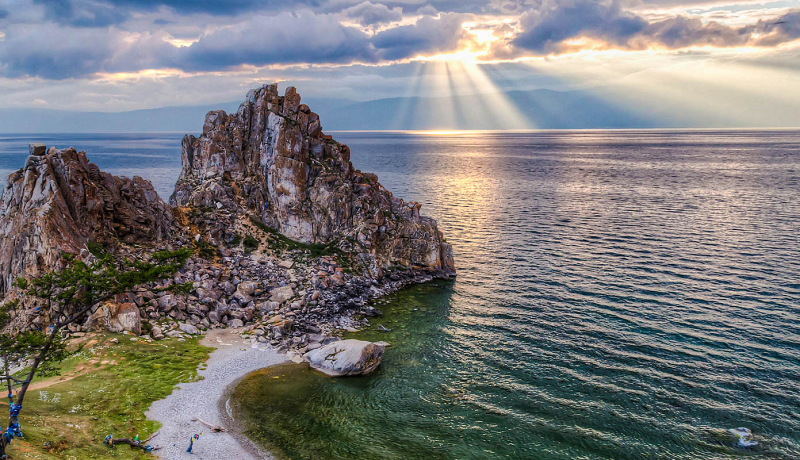
#> input picture data/test.jpg, 1600 x 920 px (shown at 1/2 size)
$ python colors.py
#> lines starting #> are read from the running program, lines starting #| are printed output that depends on the picture; after the words box and inside, x2 and y2 are one past the last pixel; in counts of white or black regions, pixels touching at a corner belong together
#> further down, image1 is the input picture: shape (920, 1600, 3); mean B, G, R 119.8, 120.9, 121.9
import cv2
import numpy as np
import matplotlib.pyplot as plt
from copy import deepcopy

def segment_color(image, lower_bound, upper_bound):
    """Функция для сегментации по цвету в HSV пространстве"""
    hsv_image = cv2.cvtColor(image, cv2.COLOR_BGR2HSV)
#> hsv_image: shape (920, 1600, 3); mean H, S, V 75.9, 70.4, 136.1
    mask = cv2.inRange(hsv_image, lower_bound, upper_bound)
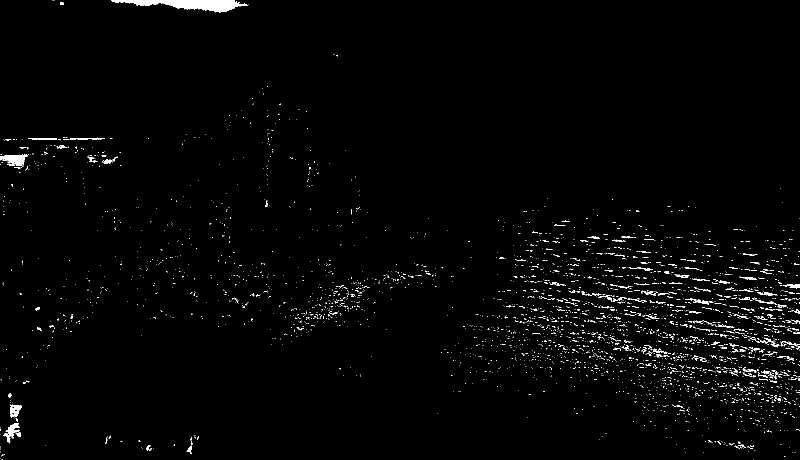
#> mask: shape (920, 1600) (shown at 1/2 size); 1.5% white; 3315 white regions (3159 under 20 px), largest, box (x1, y1, x2, y2) and area: (222, 0, 496, 25) 3481, (0, 308, 55, 332) 717, (7, 846, 39, 887) 477
    segmented_image = cv2.bitwise_and(image, image, mask=mask)
    return mask, segmented_image

def display_images(images, titles, rows, cols, figsize=(15, 10)):
    """Функция для отображения нескольких изображений"""
#> called with rows = 1, cols = 3, figsize = (12, 6)
    plt.figure(figsize=figsize)
    for i, (img, title) in enumerate(zip(images, titles)):
        plt.subplot(rows, cols, i+1)
        if len(img.shape) == 2:
            plt.imshow(img, cmap='gray')
        else:
            plt.imshow(cv2.cvtColor(img, cv2.COLOR_BGR2RGB))
        plt.title(title)
        plt.axis('off')
#> this loop made 3 passes
#> title on passes 1 to 3: 'Original Image', 'Mask', 'Segmented Image'
    plt.tight_layout()
    plt.show()

print("=== Часть 1: Сегментация синего цвета ===")
image1 = cv2.imread('data/test.jpg')
if image1 is None:
    print("Ошибка: Не удалось загрузить изображение 'data/test.jpg'")
else:
    lower_blue = np.array([100, 150, 0])
    upper_blue = np.array([140, 255, 255])

    mask, segmented_image = segment_color(image1, lower_blue, upper_blue)

    images = [image1, mask, segmented_image]
    titles = ['Original Image', 'Mask', 'Segmented Image']
    display_images(images, titles, 1, 3, (12, 6))

print("\n=== Часть 2: Детекция кожи ===")
image2 = cv2.imread('data/test2.jpg')
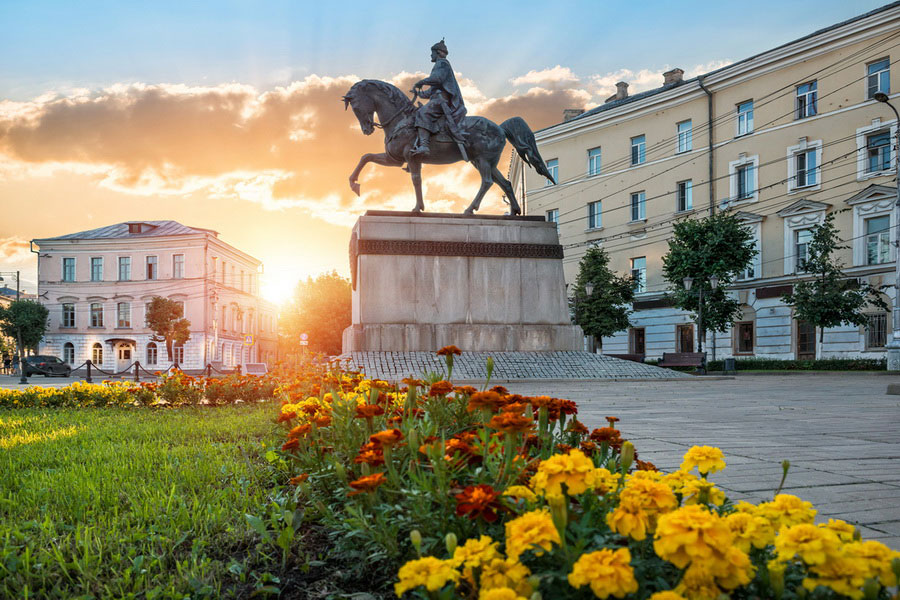
#> input picture data/test2.jpg, 900 x 600 px
#> image2 is the input picture: shape (600, 900, 3); mean B, G, R 110.6, 135.4, 139.7
if image2 is None:
    print("Ошибка: Не удалось загрузить изображение 'data/test2.jpg'")
else:
    img_HSV = cv2.cvtColor(image2, cv2.COLOR_BGR2HSV)
#> img_HSV: shape (600, 900, 3); mean H, S, V 53.4, 95.5, 153
    HSV_mask = cv2.inRange(img_HSV, (0, 15, 0), (17, 170, 255))
#> HSV_mask: shape (600, 900); 18.4% white; 1675 white regions (1529 under 20 px), largest, box (x1, y1, x2, y2) and area: (0, 75, 558, 409) 71727, (0, 168, 176, 242) 6464, (455, 66, 624, 131) 4515
    HSV_mask = cv2.morphologyEx(HSV_mask, cv2.MORPH_OPEN, np.ones((3,3), np.uint8))
#> HSV_mask: shape (600, 900); 15.7% white; 258 white regions (131 under 20 px), largest, box (x1, y1, x2, y2) and area: (0, 76, 453, 199) 32160, (297, 200, 544, 356) 17014, (83, 227, 304, 381) 13427

    img_YCrCb = cv2.cvtColor(image2, cv2.COLOR_BGR2YCrCb)
#> img_YCrCb: shape (600, 900, 3); mean of channels 0, 1, 2 133.8, 132.2, 114.9
    YCrCb_mask = cv2.inRange(img_YCrCb, (0, 135, 85), (255, 180, 135))
#> YCrCb_mask: shape (600, 900); 24.4% white; 1179 white regions (1029 under 20 px), largest, box (x1, y1, x2, y2) and area: (0, 76, 520, 422) 95615, (330, 374, 578, 498) 8002, (462, 67, 620, 131) 4160
    YCrCb_mask = cv2.morphologyEx(YCrCb_mask, cv2.MORPH_OPEN, np.ones((3,3), np.uint8))
#> YCrCb_mask: shape (600, 900); 22.2% white; 252 white regions (107 under 20 px), largest, box (x1, y1, x2, y2) and area: (0, 77, 510, 418) 92071, (464, 67, 617, 131) 4024, (459, 386, 578, 487) 2916

    global_mask = cv2.bitwise_and(YCrCb_mask, HSV_mask)
#> global_mask: shape (600, 900); 13.7% white; 209 white regions (110 under 20 px), largest, box (x1, y1, x2, y2) and area: (0, 77, 453, 198) 30875, (342, 200, 510, 356) 12968, (88, 227, 282, 381) 12534
    global_mask = cv2.medianBlur(global_mask, 3)
#> global_mask: shape (600, 900); 13.7% white; 171 white regions (89 under 20 px), largest, box (x1, y1, x2, y2) and area: (0, 77, 453, 199) 31333, (342, 200, 510, 360) 13097, (86, 227, 282, 385) 12926
    global_mask = cv2.morphologyEx(global_mask, cv2.MORPH_OPEN, np.ones((4,4), np.uint8))
#> global_mask: shape (600, 900); 13.1% white; 87 white regions (12 under 20 px)

    HSV_result = cv2.bitwise_and(image2, image2, mask=HSV_mask)
    YCrCb_result = cv2.bitwise_and(image2, image2, mask=YCrCb_mask)
    global_result = cv2.bitwise_and(image2, image2, mask=global_mask)

    img_resized = cv2.resize(image2, (640, 480))
    HSV_result = cv2.resize(HSV_result, (640, 480))
#> HSV_result: shape (480, 640, 3)
    YCrCb_result = cv2.resize(YCrCb_result, (640, 480))
#> YCrCb_result: shape (480, 640, 3)
    global_result = cv2.resize(global_result, (640, 480))
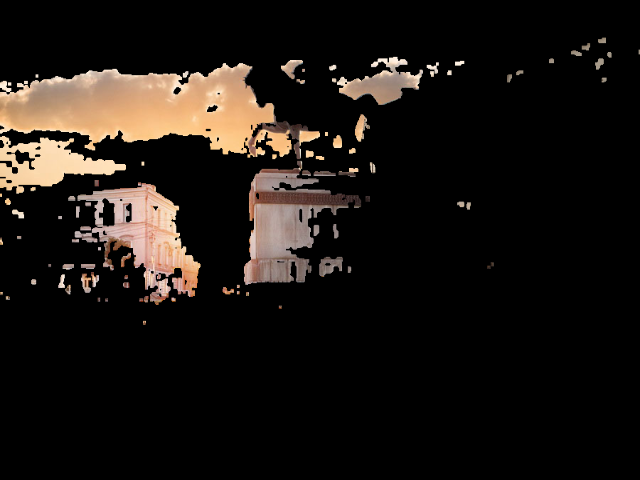
#> global_result: shape (480, 640, 3); mean B, G, R 18.1, 22, 27

    images = [img_resized, HSV_result, YCrCb_result, global_result]
    titles = ['Original Image', 'HSV Detection', 'YCrCb Detection', 'Combined Detection']
    display_images(images, titles, 2, 2, (15, 10))
#> the loop in display_images (call 2), `for i, (img, title) in enumerate(zip(images, titles)):` made 4 passes

print("\n=== Часть 3: Поиск контуров ===")
if 'image2' in locals() and image2 is not None:
    img_contour1 = deepcopy(image2)
    _, thresh_img = cv2.threshold(img_contour1, 100, 255, cv2.THRESH_BINARY)
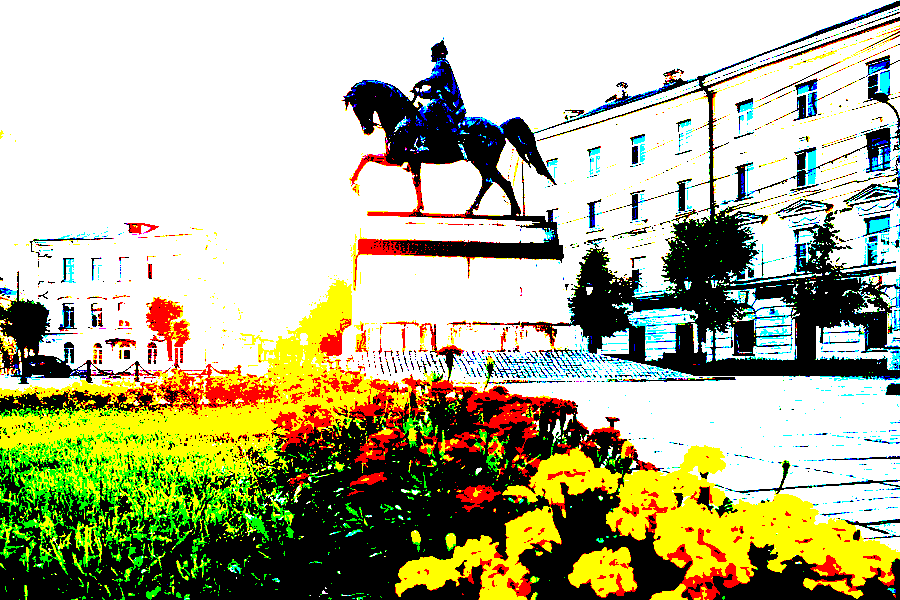
#> thresh_img: shape (600, 900, 3); mean B, G, R 145.6, 180.4, 180.2

    channel = 0
    draw_color = [0, 0, 0]
    draw_color[channel] = 255
    contours, _ = cv2.findContours(thresh_img[:,:,channel], cv2.RETR_EXTERNAL, cv2.CHAIN_APPROX_SIMPLE)
#> contours = 631 contours, 595 with area under 20; largest, box (x1, y1, x2, y2) and area: (0, 0, 900, 525) 280488, (708, 21, 900, 287) 34972, (715, 288, 800, 361) 3092, (612, 302, 698, 361) 1934, (816, 320, 900, 370) 1896
    cv2.drawContours(img_contour1, contours, -1, tuple(draw_color), 3)
#> img_contour1: shape (600, 900, 3); 11.94% of pixels changed, all inside (x1, y1, x2, y2) = (0, 0, 900, 600)

    img_contour2 = deepcopy(image2)
    gray_img = cv2.cvtColor(img_contour2, cv2.COLOR_BGR2GRAY)
    hsv_img = cv2.cvtColor(img_contour2, cv2.COLOR_BGR2HSV)

    thr = 15
    _, thresh_img2 = cv2.threshold(hsv_img[:,:,0], thr, 180, cv2.THRESH_BINARY)
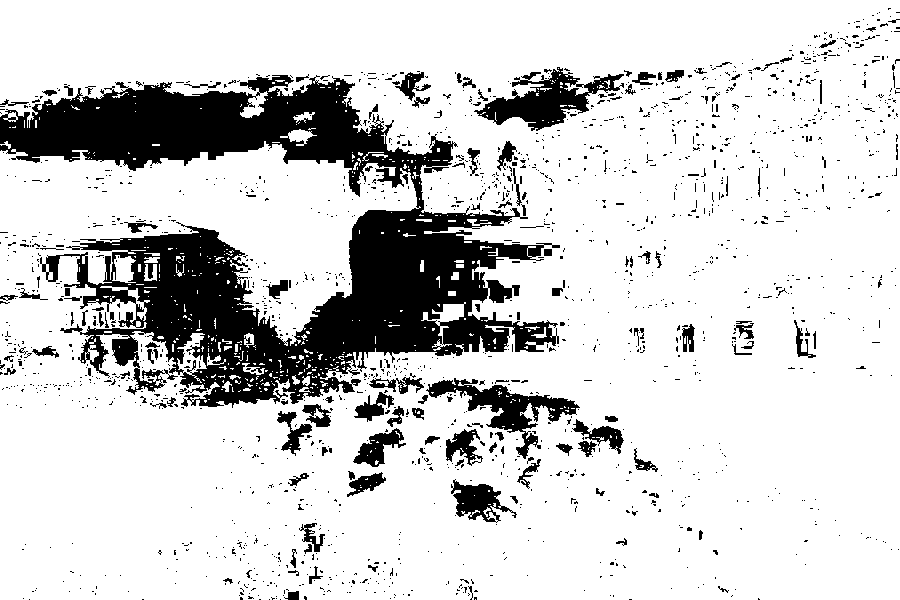
#> thresh_img2: shape (600, 900); values 0 (black) and 180 (white), 82% white; 1747 black regions (1605 under 20 px)
    contours2, _ = cv2.findContours(thresh_img2, cv2.RETR_EXTERNAL, cv2.CHAIN_APPROX_SIMPLE)
#> contours2 = 399 contours, 379 with area under 20; largest, box (x1, y1, x2, y2) and area: (0, 0, 900, 600) 461338, (421, 302, 466, 351) 459, (112, 255, 136, 283) 390, (280, 129, 317, 146) 218, (144, 264, 157, 281) 92
    cv2.drawContours(img_contour2, contours2, -1, (0, 255, 0), 3)
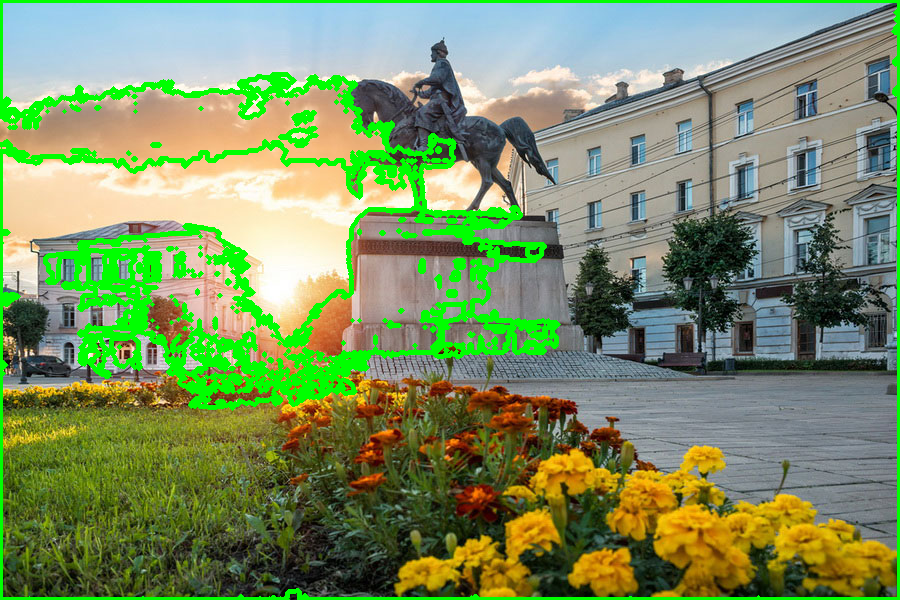
#> img_contour2: shape (600, 900, 3); 9.29% of pixels changed, all inside (x1, y1, x2, y2) = (0, 0, 900, 600)

    images = [thresh_img, img_contour1, thresh_img2, img_contour2]
    titles = ['Binary Threshold', 'Contours (Method 1)', 'Hue Threshold', 'Contours (Method 2)']
    display_images(images, titles, 2, 2, (15, 10))
#> call 3 of display_images, with rows = 2, cols = 2, figsize = (15, 10)
#> the loop in display_images (call 3), `for i, (img, title) in enumerate(zip(images, titles)):` made 4 passes
#> title on passes 1 to 4: 'Binary Threshold', 'Contours (Method 1)', 'Hue Threshold', 'Contours (Method 2)'
#> in display_images (call 3), `plt.show()`:
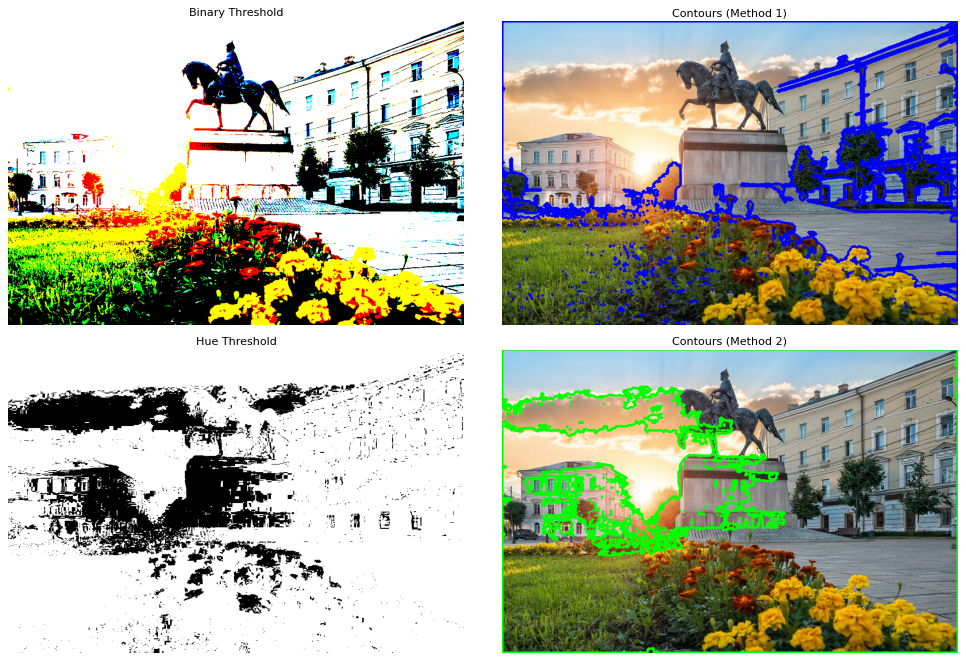
#> figure drawn by matplotlib, 4 panels

print("\nОбработка завершена!")
cv2.imwrite('./colors_output/result_segmented.jpg', segmented_image)
cv2.imwrite('./colors_output/result_skin_detection.jpg', global_result)
